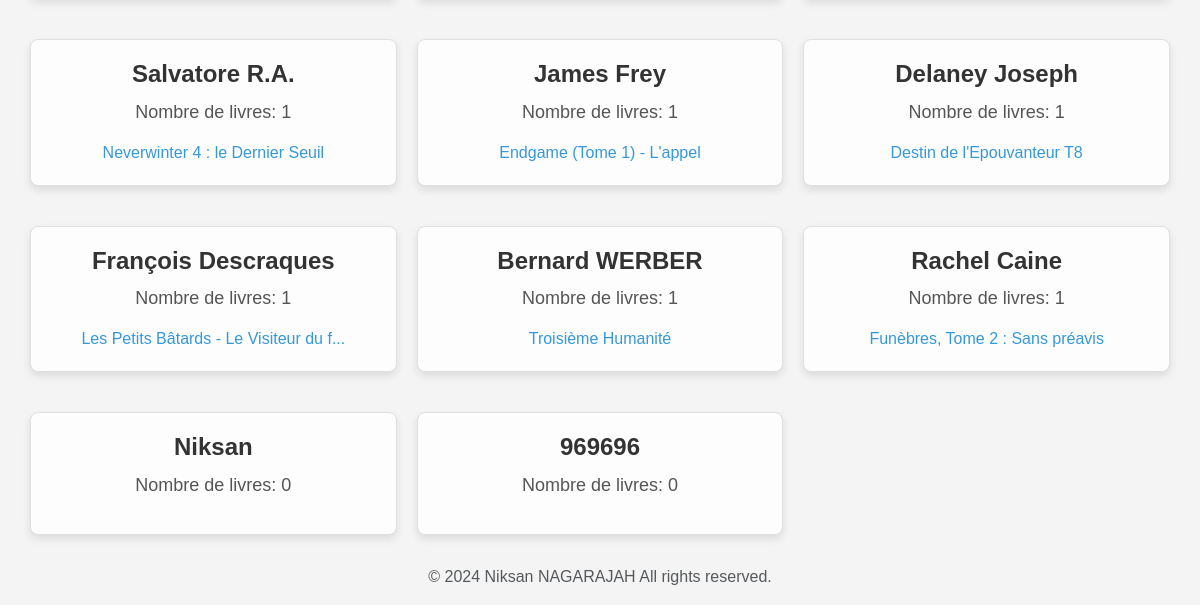
The page /search_author (lower part) on the database as committed earlier.
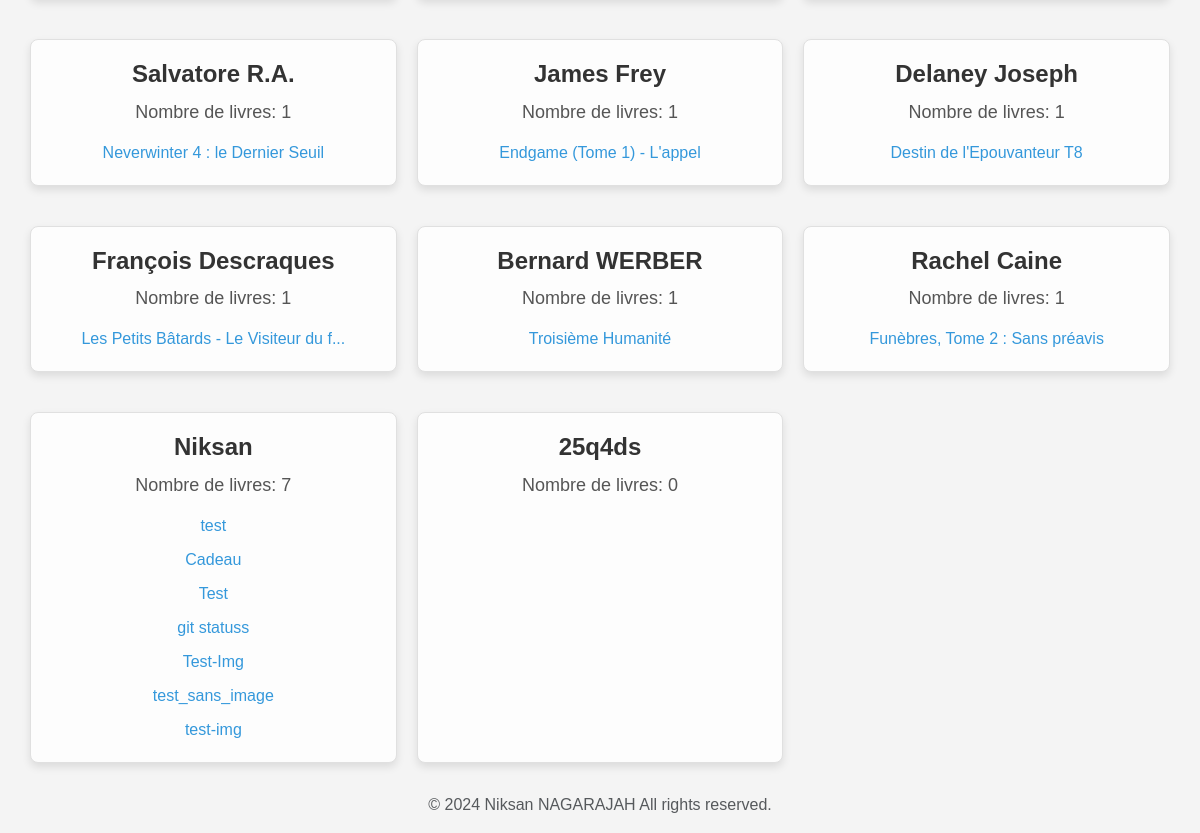
The same page on the database as committed later.
### bookInfo/models.py (models this page shows, shortened)
class Author(db.Model):
    id = db.Column(db.Integer, primary_key=True)
    name = db.Column(db.String(100))

class Book(db.Model):
    id = db.Column(db.Integer, primary_key=True)
    price = db.Column(db.Float)
    title = db.Column(db.String(100))
    url = db.Column(db.String(100))
    img = db.Column(db.String(100))
    author_id = db.Column(db.Integer, db.ForeignKey("author.id"))
    author = db.relationship("Author", backref=db.backref("books", lazy="dynamic"))
    avis_livre = db.relationship('User', secondary=book_avis, lazy='dynamic', backref=db.backref('avis_de', lazy='dynamic'))

### bookInfo/views.py (the view)
@app.route("/search_author", methods=["GET"])
def search_author():
    query = request.args.get('query', '')
    authors = Author.query.filter(Author.name.ilike(f"%{query}%")).all()
    return render_template(
        'search_results.html',
        query=query,
        results=authors,
        filter_type='authors'
    )

### bookInfo/templates/search_results.html (shortened to what this page needs)
{% extends "base.html" %}
{% block main %}
<div class="favorites-container">
    {% if results %}
        <div class="favorites-list">
            {% for result in results %}
                {% if result.__tablename__ == 'book' %}
                <a href="{{ url_for('detail', id=result.id) }}" class="book-link">
                    <div class="book-card">
                        <div class="book-image">
                            <img src="{{ url_for('static', filename='images/'+result.img)}}" alt="{{ result.title }}" title="{{ result.title }}">
                        </div>
                        <div class="detail-book">
                            <h2 class="book-title">{{ result.title }}</h2>
                            <p class="book-author">Auteur: <span>{{ result.author.name }}</span></p>
                            <p class="book-price">Prix: <span>{{ result.price }} €</span></p>
                        </div>
                    </div>
                </a>
                {% elif result.__tablename__ == 'author' %}
                <div class="author-card">
                    <h2 class="author-name">{{ result.name }}</h2>
                    <p class="author-books-count">Nombre de livres: {{ result.books.all()|length }}</p>
                    <ul class="author-books-list">
                        {% for book in result.books %}
                        <li>
                            <a href="{{ url_for('detail', id=book.id) }}">{{ book.title }}</a>
                        </li>
                        {% endfor %}
                    </ul>
                </div>
                {% endif %}
            {% endfor %}
        </div>
    {% else %}
        <p>Aucun résultat trouvé.</p>
    {% endif %}
</div>
{% endblock %}

Rows that differ between the two databases and show on the page:
computed for Author "Niksan": books.all|length "0" → "7"
added Book: title "test", shown under Author "Niksan"
added Book: title "Cadeau", shown under Author "Niksan"
added Book: title "Test", shown under Author "Niksan"
added Book: title "git statuss", shown under Author "Niksan"
added Book: title "Test-Img", shown under Author "Niksan"
added Book: title "test_sans_image", shown under Author "Niksan"
added Book: title "test-img", shown under Author "Niksan"
changed Author (number 8 of 8 on the later page): name "969696" → "25q4ds"
